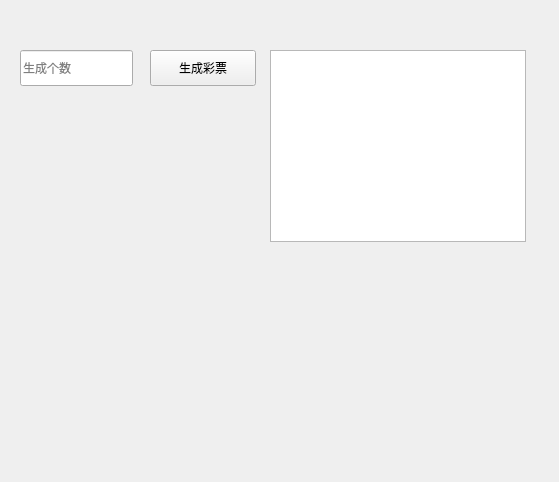
<?xml version="1.0" encoding="UTF-8"?>
<ui version="4.0">
 <class>Form</class>
 <widget class="QWidget" name="Form">
  <property name="geometry">
   <rect>
    <x>0</x>
    <y>0</y>
    <width>559</width>
    <height>482</height>
   </rect>
  </property>
  <property name="windowTitle">
   <string>Form</string>
  </property>
  <widget class="QPushButton" name="pushButton">
   <property name="geometry">
    <rect>
     <x>150</x>
     <y>50</y>
     <width>106</width>
     <height>36</height>
    </rect>
   </property>
   <property name="text">
    <string>生成彩票</string>
   </property>
  </widget>
  <widget class="QListView" name="listView">
   <property name="geometry">
    <rect>
     <x>270</x>
     <y>50</y>
     <width>256</width>
     <height>192</height>
    </rect>
   </property>
  </widget>
  <widget class="QLineEdit" name="lineEdit">
   <property name="geometry">
    <rect>
     <x>20</x>
     <y>50</y>
     <width>113</width>
     <height>36</height>
    </rect>
   </property>
   <property name="text">
    <string/>
   </property>
   <property name="placeholderText">
    <string>生成个数</string>
   </property>
  </widget>
 </widget>
 <resources/>
 <connections/>
</ui>
